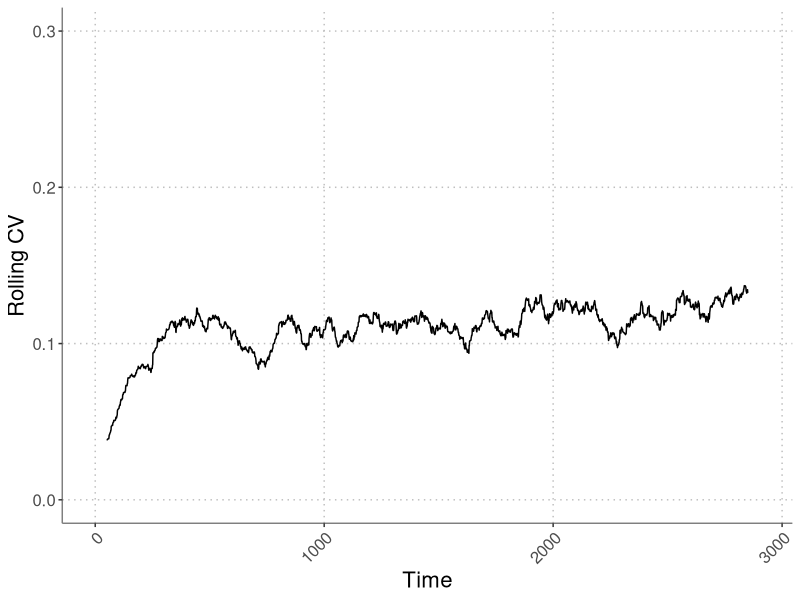

Generate this figure with R: (Note: this script raises an error after producing the figure.)
#########################################################################
##  test_runs.R: does quick simulations of the four species model to   ##
##  test parameter combinations                                        ##
#########################################################################

rm(list=ls())                    # Erase the memory
library('mvtnorm')

####
####  THE MODEL FUNCTION -------------------------------------------
####
simulate_model <- function(seasons, days_to_track, Rmu, 
                           Rsd_annual, sigE, rho, 
                           alpha1, alpha2, alpha3, alpha4,
                           eta1, eta2, eta3, eta4,
                           r1, r2, r3, r4,
                           a1, a2, a3, a4,
                           b1, b2, b3, b4,
                           eps1, eps2, eps3, eps4,
                           D1, D2, D3, D4,
                           N1, N2, N3, N4, R, gVec) {
  
  require('deSolve') # for solving continuous differential equations
  require('mvtnorm') # for multivariate normal distribution functions
  
  ##  Assign parameter values to appropriate lists
  DNR <- c(D=c(D1,D2,D3,D4),    # initial dormant state abundance
           N=c(N1,N2,N3,N4),    # initial live state abundance
           R=R)                 # initial resource level
  
  parms <- list (
    r = c(r1,r2,r3,r4),          # max growth rate for each species
    a = c(a1,a2,a3,a4),          # rate parameter for Hill function 
    b = c(b1,b2,b3,b4),          # shape parameter for Hill function
    eps = c(eps1,eps2,eps3,eps4) # resource-to-biomass efficiency
  )
  
  
  ####
  ####  Sub-Model functions
  ####
  ## Continuous model
  updateNR <- function(t, NR, parms){
    with(as.list(c(NR, parms)), {
      dN1dt = N1*eps[1]*(uptake_R(r[1], R, a[1], b[1]))
      dN2dt = N2*eps[2]*(uptake_R(r[2], R, a[2], b[2]))
      dN3dt = N3*eps[3]*(uptake_R(r[3], R, a[3], b[3]))
      dN4dt = N4*eps[4]*(uptake_R(r[4], R, a[4], b[4]))
      dRdt = -1 * (dN1dt/eps[1] + dN2dt/eps[2] + dN3dt/eps[3] + dN4dt/eps[4])
      list(c(dN1dt, dN2dt, dN3dt, dN4dt, dRdt)) #output
    })
  } # end continuous function
  
  ## Discrete model
  update_DNR <- function(t, DNR, gammas,
                         alpha1, alpha2, alpha3, alpha4,
                         eta1, eta2, eta3, eta4) {
    with (as.list(DNR),{
      g1    <- gammas[1]
      g2    <- gammas[2]
      g3    <- gammas[3]
      g4    <- gammas[4]
      D1new <- (1-g1)*(alpha1*N1 + D1)*(1-eta1)
      D2new <- (1-g2)*(alpha2*N2 + D2)*(1-eta2)
      D3new <- (1-g3)*(alpha3*N3 + D3)*(1-eta3)
      D4new <- (1-g4)*(alpha4*N4 + D4)*(1-eta4)
      N1new <- g1*(alpha1*N1 + D1)*(1-eta1)
      N2new <- g2*(alpha2*N2 + D2)*(1-eta2)
      N3new <- g3*(alpha3*N3 + D3)*(1-eta3)
      N4new <- g4*(alpha4*N4 + D4)*(1-eta4)
      Rnew  <- Rvector[t]
      return(c(D1new, D2new, D3new, D4new, N1new, N2new, N3new, N4new, Rnew))
    })
  }
  
  ##  Resource uptake function (Hill function)
  uptake_R <- function(r, R, a, b) {
    return((r*R^a) / (b^a + R^a))
  }
  
  
  
  ####
  #### Simulate model -----------------------------------------------------
  ####
  days <- c(1:days_to_track)
  
  # Get "germination" fractions for each year
  num_spp <- length(parms$r)
  
  
  
  # Loop over seasons
  nmsDNR <- names(DNR)
  dormants <- grep("D", names(DNR))
  NR <- DNR[-dormants] 
  nmsNR <- names(NR)
  Rvector <- rlnorm(seasons, Rmu, Rsd_annual)
  saved_outs <- matrix(ncol=length(DNR), nrow=seasons+1)
  saved_outs[1,] <- DNR 
  
  for(season_now in 1:seasons) {
    output <- ode(y = NR, times=days,
                  func = updateNR, parms = parms)
    NR <- output[nrow(output),nmsNR]
    dormants <- grep("D", names(DNR))
    DNR <- c(DNR[dormants], NR)
    saved_outs[season_now+1,] <- DNR
    names(DNR) <- nmsDNR
    DNR <- update_DNR(season_now, DNR, gVec[season_now,],
                      alpha1 = alpha1, alpha2 = alpha2, alpha3 = alpha3, alpha4 = alpha4,
                      eta1 = eta1, eta2 = eta2, eta3 = eta3, eta4 = eta4)
    names(DNR) <- nmsDNR
    NR <- DNR[-dormants]
    names(NR) <- nmsNR
  } # next season
  
  return(saved_outs)
  
} #end simulation function



####
####  SIMULATE THE MODEL --------------------------------------------
####
set.seed(123456789) # Set seed to reproduce random results

## Define vectors of parameters to vary
# Initial conditions

DNR <- rbind(c(D=c(25,0.1,0.1,0.1),N=c(25,0.1,0.1,0.1),R=20)) # open community


sig_e_vec <- c(rep(0,100),seq(0,2.5,length.out = 3000))
timesim <- length(sig_e_vec)
getG <- function(sigE, rho, nTime, num_spp) {
  varcov <- matrix(rep(rho*sigE,num_spp*2), num_spp, num_spp)
  diag(varcov) <- sigE
  if(sigE > 0) { varcov <- Matrix::nearPD(varcov)$mat } # coerce matrix to positive definite
  varcov <- as.matrix(varcov)
  e <- rmvnorm(n = nTime, mean = rep(0,num_spp), sigma = varcov)
  g <- exp(e) / (1+exp(e))
  return(g)
}
rho_sim <- 0
gVec <- matrix(nrow=timesim,ncol=4)
for(i in 1:timesim){
  gVec[i,] <- getG(sigE = sig_e_vec[i], rho = rho_sim, nTime = 1, num_spp = 4)
}



##  Define constant parameters in list
constant_parameters <- list (
  seasons = timesim,               # number of seasons to simulate
  days_to_track = 100,             # number of days to simulate in odSolve
  Rmu = 3,                         # mean resource pulse (on log scale)
  Rsd_annual = 0.0,                # std dev of resource pulses (on log scale)
  # sigE = 0,                      # environmental cue variance
  rho = rho_sim,                   # environmental cue correlation between species
  alpha1 = 0.50,                   # live-to-dormant biomass fraction; spp1
  alpha2 = 0.494,                  # live-to-dormant biomass fraction; spp2
  alpha3 = 0.49,                   # live-to-dormant biomass fraction; spp3
  alpha4 = 0.483,                  # live-to-dormant biomass fraction; spp4
  eta1 = 0.1,                      # dormant mortality; spp1
  eta2 = 0.1,                      # dormant mortality; spp2
  eta3 = 0.1,                      # dormant mortality; spp3
  eta4 = 0.1                       # dormant mortality; spp4
)

grow_parameters <- list (
  r   = c(0.2,0.2,0.2,0.2),   # max growth rate for each species
  a   = c(2,2,2,2),           # rate parameter for Hill function 
  b   = c(2.5,2.5,2.5,2.5),   # shape parameter for Hill function
  eps = c(0.5,0.5,0.5,0.5)    # resource-to-biomass efficiency
)

# Make on long vector of named parameters
constant_param_vec <- c(unlist(constant_parameters), unlist(grow_parameters))
parameters <- c(constant_param_vec, DNR)
dnr_slots <- which(names(parameters) == "")
names(parameters)[dnr_slots] <- colnames(DNR)
outs <- do.call(simulate_model,c(list(gVec=gVec),parameters)) 



####
####  PLOTS FOR INFOGRAPHIC
####
library(ggplot2)
library(reshape2)
library(viridis)
library(ggthemes)
library(zoo)

dosim <- as.data.frame(outs[101:3000,5:8])
colnames(dosim) <- c("Species 1","Species 2","Species 3","Species 4")
dosim$total <- rowSums(dosim)
colnames(dosim)[5] <- "Total Biomass"
dosim$iteration <- 1:2900
dosim_long <- melt(dosim, id.vars = "iteration")

mycv <- function(x) {sd(x) / mean(x)}
rolling_cv <- data.frame(cv = rollapply(dosim$`Total Biomass`, width=100, FUN=mycv, fill=NA),
                         iteration = 1:2900)
ggplot(rolling_cv, aes(x=iteration, y=cv))+
  geom_line()+
  ylab("Rolling CV")+
  xlab("Time")+
  scale_y_continuous(limits=c(0,0.3))+
  theme(panel.grid.major = element_line(colour = "grey", linetype = "dotted"),
        panel.grid.minor = element_line(colour = "white", linetype = "dotted"),
        panel.background = element_rect("white"),
        axis.line.x = element_line("grey50"),
        axis.line.y = element_line("grey50"),
        axis.title = element_text(size=16))+
  theme(axis.text.x = element_text(size=12,angle = 45, hjust = 1),
        axis.text.y = element_text(size=12))
ggsave(paste0("../manuscript/components/open_community_infographic_cv.png"), width = 3, height = 3, units = "in", dpi = 72)

# mycols <- c("#890584","#b1cb3d","#12205b","#0085dc", rgb(52, 0, 66, maxColorValue = 255))
mycols <- c("#000000", "#E69F00", "#56B4E9", "#009E73", "#F0E442", "#0072B2", "#D55E00", "#CC79A7")
mycols <- c("#E69F00", "#56B4E9", "#009E73", "#CC79A7", NA)
# mycols <- c("orange","blue","red", "green", "grey25")
ggplot(dosim_long, aes(x=iteration, y=value, color=variable))+
  geom_line(size=0.35)+
  scale_color_manual(values=mycols)+
  # scale_color_viridis(discrete=TRUE, direction = -1, end = 0.9, name="")+
  # scale_alpha_manual(values = c(0.7,0.7,0.7,0.7,1))+
  xlab("Time")+
  ylab("Biomass")+
  scale_y_continuous(limits=c(0,30))+
  theme(panel.grid.major = element_line(colour = "grey", linetype = "dotted"),
        panel.grid.minor = element_line(colour = "white", linetype = "dotted"),
        panel.background = element_rect("white"),
        axis.line.x = element_line("white"),
        axis.line.y = element_line("white"),
        axis.title = element_text(size=16))+
  theme(axis.text.x = element_text(size=12),
        axis.text.y = element_text(size=12))+
  guides(color=FALSE, alpha=FALSE)
ggsave(paste0("../manuscript/components/open_community_infographic.png"), width = 8, height = 3, units = "in", dpi = 72)




####
####  CLOSED COMMUNITY SIMULATION
####
DNR <- rbind(c(D=c(1,0,0,0),N=c(1,0,0,0),R=20)) # closed community
parameters <- c(constant_param_vec, DNR)
dnr_slots <- which(names(parameters) == "")
names(parameters)[dnr_slots] <- colnames(DNR)
outs_close <- do.call(simulate_model,c(list(gVec=gVec),parameters)) 
dosim_close <- as.data.frame(outs_close[101:3000,5:8])
colnames(dosim_close) <- c("Species 1","Species 2","Species 3","Species 4")
dosim_close$total <- rowSums(dosim_close)
colnames(dosim_close)[5] <- "Total Biomass"
dosim_close$iteration <- 1:2900
dosim_long_close <- melt(dosim_close, id.vars = "iteration")

ggplot(dosim_long_close, aes(x=iteration, y=value, color=variable))+
  geom_line()+
  scale_color_manual(values=mycols)+
  # scale_color_viridis(discrete=TRUE, direction = -1, end = 0.9, name="")+
  # scale_alpha_manual(values = c(0.5,0.5,0.5,0.5,1))+
  xlab("Time")+
  ylab("Biomass")+
  scale_y_continuous(limits=c(0,30))+
  theme(panel.grid.major = element_line(colour = "grey", linetype = "dotted"),
        panel.grid.minor = element_line(colour = "white", linetype = "dotted"),
        panel.background = element_rect("white"),
        axis.line.x = element_line("white"),
        axis.line.y = element_line("white"),
        axis.title = element_text(size=16))+
  theme(axis.text.x = element_text(size=12),
        axis.text.y = element_text(size=12))+
  guides(color=FALSE, alpha=FALSE)
ggsave(paste0("../manuscript/components/closed_community_infographic.png"), width = 8, height = 3, units = "in", dpi = 72)

rolling_cv_close <- data.frame(cv = rollapply(dosim_close$`Total Biomass`, width=100, FUN=mycv, fill=NA),
                               iteration = 1:2900)

ggplot(rolling_cv_close, aes(x=iteration, y=cv))+
  geom_line()+
  ylab("Rolling CV")+
  xlab("Time")+
  scale_y_continuous(limits=c(0,0.3))+
  theme(panel.grid.major = element_line(colour = "grey", linetype = "dotted"),
        panel.grid.minor = element_line(colour = "white", linetype = "dotted"),
        panel.background = element_rect("white"),
        axis.line.x = element_line("grey50"),
        axis.line.y = element_line("grey50"),
        axis.title = element_text(size=16))+
  theme(axis.text.x = element_text(size=12,angle = 45, hjust = 1),
        axis.text.y = element_text(size=12))
ggsave(paste0("../manuscript/components/closed_community_infographic_cv.png"), width = 3, height = 3, units = "in", dpi = 72)


# sig_df <- data.frame(variance = sig_e_vec[101:3000],
#                      years = 101:3000)
# ggplot(sig_df, aes(x=years, y=variance))+
#   geom_point(size=2)+
#   ylab(expression(paste("Environmental variance (", sigma[E]^2, ")")))+
#   xlab("Time")+
#   theme(panel.grid.major = element_line(colour = "grey", linetype = "dotted"),
#         panel.grid.minor = element_line(colour = "white", linetype = "dotted"),
#         panel.background = element_rect("white"),
#         axis.line.x = element_line("grey50"),
#         axis.line.y = element_line("grey50"),
#         axis.title = element_text(size=16))+
#   theme(axis.text.x = element_text(angle = 45, hjust = 1))
# ggsave(paste0("../manuscript/components/infographic_variance.png"), width = 8, height = 2, units = "in", dpi = 72)
